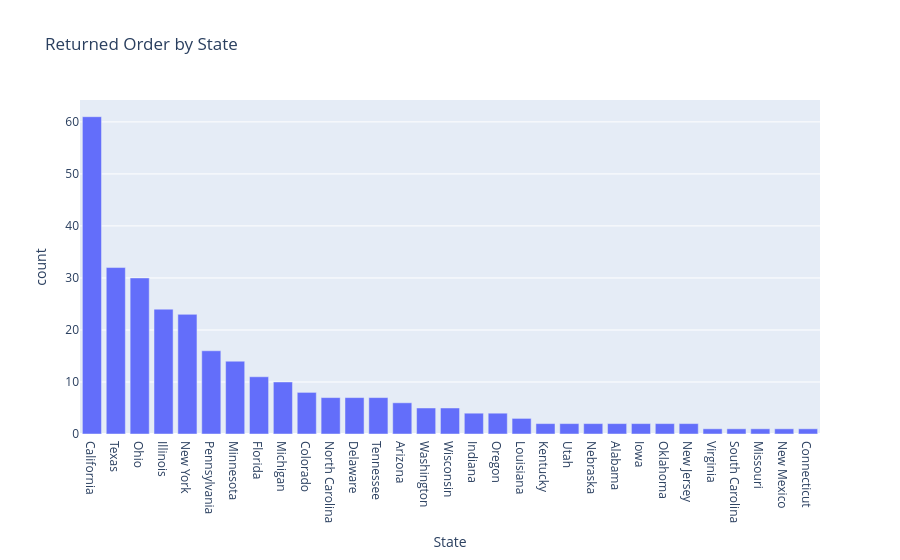

Notebook source saved alongside this figure:
### Markdown cell above
12.Which states have the highest number of returns? Use a horizontal bar chart.

Ans: California

### Code cell
# Write your code here (12)
returned_order = pd.concat([superstore_order, superstore_return], axis=1, join='inner')
returned_order_count_by_state = returned_order["State"].value_counts().reset_index()
px.bar(returned_order_count_by_state,x = "State", y = "count", title="Returned Order by State")

### Figure 1 — Plotly figure (JSON) as saved in the notebook; plotly's stock layout.template omitted (floating-point values rounded to 4 significant figures)
{"data": [{"hovertemplate": "State=%{x}<br>count=%{y}<extra></extra>", "legendgroup": "", "marker": {"color": "#636efa", "pattern": {"shape": ""}}, "name": "", "orientation": "v", "showlegend": false, "textposition": "auto", "type": "bar", "x": ["California", "Texas", "Ohio", "Illinois", "New York", "Pennsylvania", "Minnesota", "Florida", "Michigan", "Colorado", "North Carolina", "Delaware", "Tennessee", "Arizona", "Washington", "Wisconsin", "Indiana", "Oregon", "Louisiana", "Kentucky", "Utah", "Nebraska", "Alabama", "Iowa", "Oklahoma", "New Jersey", "Virginia", "South Carolina", "Missouri", "New Mexico", "Connecticut"], "xaxis": "x", "y": [61, 32, 30, 24, 23, 16, 14, 11, 10, 8, 7, 7, 7, 6, 5, 5, 4, 4, 3, 2, 2, 2, 2, 2, 2, 2, 1, 1, 1, 1, 1], "yaxis": "y"}], "layout": {"barmode": "relative", "legend": {"tracegroupgap": 0}, "title": {"text": "Returned Order by State"}, "xaxis": {"anchor": "y", "domain": [0, 1], "title": {"text": "State"}}, "yaxis": {"anchor": "x", "domain": [0, 1], "title": {"text": "count"}}}}
